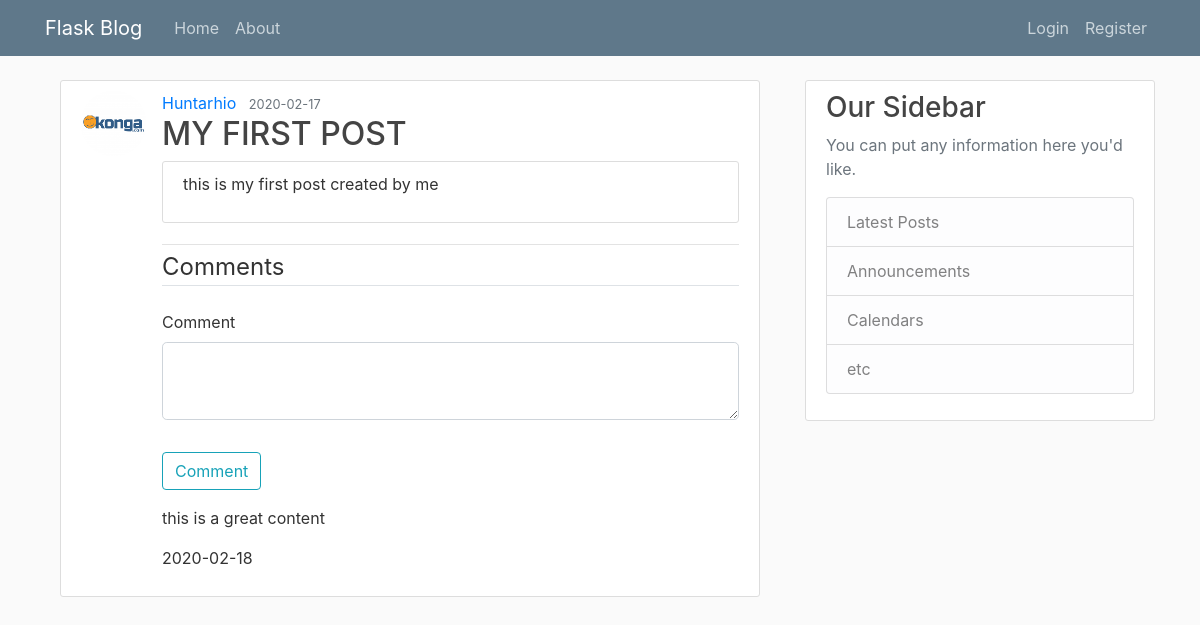
/post/1, run on the app's committed database.
### flaskblog/models.py (models this page shows, shortened)
class User(db.Model, UserMixin):
    id = db.Column(db.Integer, primary_key = True)
    username = db.Column(db.String(20), nullable=False, unique=True)
    email = db.Column(db.String(120), nullable=False, unique=True)
    password = db.Column(db.String(), nullable=False)
    image_file = db.Column(db.String(60), nullable=False, default='default.jpg')
    posts = db.relationship('Post', backref='author', lazy=True)

class Post(db.Model):
    id = db.Column(db.Integer, primary_key = True)
    title = db.Column(db.String(100), nullable=False)
    content = db.Column(db.Text, nullable=False)
    posted_date = db.Column(db.DateTime, nullable=False, default=datetime.utcnow)
    user_id = db.Column(db.Integer, db.ForeignKey('user.id'),nullable=False)
    comments = db.relationship('Comment', backref='post', lazy=True)

class Comment(db.Model):
    id = db.Column(db.Integer, primary_key = True)
    content = db.Column(db.String(255), nullable=False)
    created_date = db.Column(db.DateTime, nullable=False, default=datetime.utcnow)
    user = db.Column(db.Boolean(), default=False)
    post_id = db.Column(db.Integer, db.ForeignKey('post.id'),nullable=False)

### flaskblog/posts/routes.py (the view)
@posts.route("/post/<int:post_id>", methods=['GET', 'POST'])
def post(post_id):
    post = Post.query.get_or_404(post_id)
    comments = Comment.query.filter_by(post_id=post_id).\
            order_by(Comment.created_date.desc()).all()
    form = CommentForm()
    if form.validate_on_submit():
        comment = Comment(content=form.content.data, user= True if current_user.is_authenticated else False, post_id=post_id)
        db.session.add(comment)
        db.session.commit()
        flash('Comment posted', 'success')
        redirect('posts.post')
    return render_template('post.html', title=post.title, post=post, form=form, comments=comments) #, comments=comments)

### flaskblog/posts/forms.py
class CommentForm(FlaskForm):
    content = TextAreaField('Comment', validators=[DataRequired()])
    submit = SubmitField('Comment')

### flaskblog/templates/post.html (shortened to what this page needs)
{% extends 'layouts.html' %}
{% block content %}
  <div class="container">
    <article class="media content-section">
      <img class="rounded-circle article-img"src="{{ url_for('static', filename='profile_pics/'+post.author.image_file) }}" alt="">
      <div class="media-body">
        <div class="article-metadata">
          <a class="mr-2" href="{{ url_for('users.user_posts', username=post.author.username) }}">{{ post.author.username|capitalize }}</a>
          <small class="text-muted">{{ post.posted_date.strftime('%Y-%m-%d') }}</small>
          <h2 class="article-title">{{ post.title|upper }}</h2>
         <div class="container content-section"> <p class="article-content">{{ post.content }}</p></div>
        </div>
        <form method="POST" action="">
          <fieldset class="form-group">
              <legend class="border-bottom mb-4">Comments</legend>
              <div class="form-group">
                  {{ form.content.label(class="form-control-label") }}
                  {% if form.content.errors %}
                      {{ form.content(class="form-control form-control-lg is-invalid") }}
                      <div class="invalid-feedback">
                          {% for error in form.content.errors %}
                              <span>{{ error }}</span>
                          {% endfor %}
                      </div>
                  {% else %}
                      {{ form.content(class="form-control form-control-lg") }}
                  {% endif %}
              </div>
          </fieldset>
          <div class="form-group">
              {{ form.submit(class="btn btn-outline-info") }}
          </div>
      </form>
      {% for comment in comments %}
        <div class="media-body">
          <p class="article-content">{{ comment.content }}</p>
          <p class="article">{{ comment.created_date.strftime('%Y-%m-%d') }}</p>
        </div>
    {% endfor %}
      </div>
    </article>
  </div>
{% endblock content %}

### flaskblog/static/main.css (style rules this page uses)
body { background: #fafafa; color: #333333; margin-top: 5rem; }
h1, h2, h3, h4, h5, h6 { color: #444444; }
.content-section { background: #ffffff; padding: 10px 20px; border: 1px solid #dddddd; border-radius: 3px; margin-bottom: 20px; }
.article-title { color: #444444; }
.article-content { white-space: pre-line; }
.article-img { height: 65px; width: 65px; margin-right: 16px; }
.article-metadata { padding-bottom: 1px; margin-bottom: 4px; border-bottom: 1px solid #e3e3e3 }

### data on the page
User: image_file (picture), author.username "Huntarhio"
Post: posted_date "2020-02-17", title "MY FIRST POST", content "this is my first post created by me"
Comment: content "this is a great content", created_date "2020-02-18"
